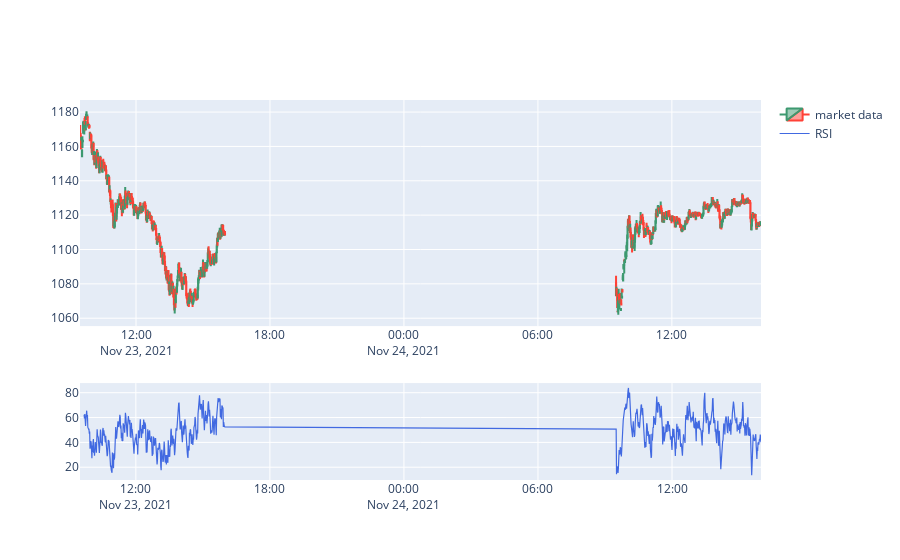

Notebook source saved alongside this figure:
### Code cell
from plotly.subplots import make_subplots

fig = make_subplots(rows=2, cols=1, row_heights=[0.7, 0.3])

fig.add_trace(go.Candlestick(x=df.index,
    open=df['Open'],
    high=df['High'],
    low=df['Low'],
    close=df['Close'], name = 'market data'),
    row=1, col=1
)

fig.update_xaxes(rangeslider_visible=False)

fig.add_trace(go.Scatter(x=df.index,
    y=df['RSI'] , 
    name = 'RSI', 
    line=dict(color='royalblue', 
    width=1.2)),
    row=2, 
    col=1
)

fig.show()

### Figure 1 — Plotly figure (JSON) as saved in the notebook; plotly's stock layout.template omitted (floating-point values rounded to 4 significant figures; data arrays with more than 128 entries replaced by an {"elided": "..."} marker saying what was removed)
{"data": [{"close": {"elided": "779 float values"}, "high": {"elided": "779 float values"}, "low": {"elided": "779 float values"}, "name": "market data", "open": {"elided": "779 float values"}, "x": {"elided": "779 str values"}, "type": "candlestick", "xaxis": "x", "yaxis": "y"}, {"line": {"color": "royalblue", "width": 1.2}, "name": "RSI", "x": {"elided": "779 str values"}, "y": {"elided": "779 float values"}, "type": "scatter", "xaxis": "x2", "yaxis": "y2"}], "layout": {"xaxis": {"anchor": "y", "domain": [0, 1], "rangeslider": {"visible": false}}, "yaxis": {"anchor": "x", "domain": [0.405, 1]}, "xaxis2": {"anchor": "y2", "domain": [0, 1], "rangeslider": {"visible": false}}, "yaxis2": {"anchor": "x2", "domain": [0, 0.255]}}}
